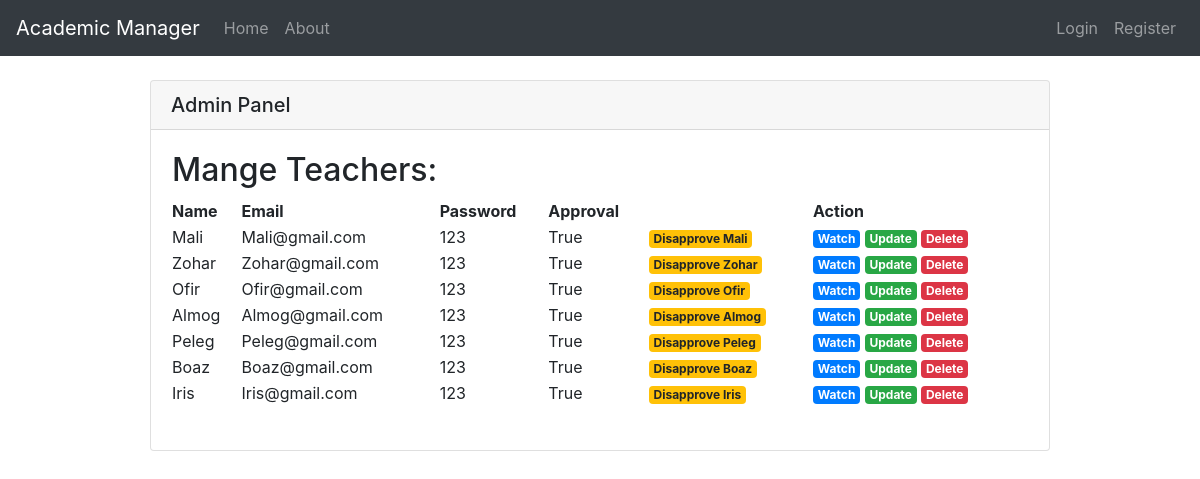
Screenshot of /admin/admin_teachers/ with the database file from the repository.
### academic_manager/models.py (models this page shows, shortened)
class Teacher(db.Model):
    id = db.Column(db.Integer, primary_key=True)
    user_name = db.Column(db.String(20), unique=True, nullable=False)
    email = db.Column(db.String(100), unique=True, nullable=False)
    password = db.Column(db.String(60), nullable=False)
    creation_date = db.Column(db.DateTime, nullable=False, default=datetime.now)
    last_seen = db.Column(db.DateTime, nullable=False, default=datetime.now)
    approved = db.Column(db.Boolean, default=False, nullable=False)
    course = db.relationship('Course', backref='lecturer', lazy=True)

### academic_manager/admin/routes.py (the view)
@admin.route("/admin_teachers/")
def admin_teachers():
    teacher_list = Teacher.query.all()
    return render_template("admin_teachers.html", teacher_list=teacher_list)

### academic_manager/admin/templates/admin_teachers.html (shortened to what this page needs)
{% extends "base.html" %}
{% block content %}
    <h5 class="card-header">Admin Panel</h5>
    <div class="card-body">
        <table style="width:100%">
          <tr>
              <th colspan="4"><h2>Mange Teachers:</h2></th>
          </tr>
          <tr>
            <th>Name</th>
            <th>Email</th>
            <th>Password</th>
            <th>Approval</th>
            <th></th>
            <th>Action</th>
          </tr>
          {% for teacher in teacher_list %}
              <tr>
                <td>{{ teacher.user_name }}</td>
                <td>{{ teacher.email }}</td>
                <td>{{ teacher.password }}</td>
                <td>
                    {{ teacher.approved }}
                </td>
                 <td>
                    {% if teacher.approved %}
                        <a href="{{ url_for('admin.teacher_approval', teacher_id=teacher.id, action='disapprove') }}"
                           class="badge badge-warning">Disapprove {{ teacher.user_name }}</a>
                    {% else %}
                        <a href="{{ url_for('admin.teacher_approval' ,teacher_id=teacher.id, action='approve') }}"
                           class="badge badge-info">Approve {{ teacher.user_name }}</a>
                    {% endif %}
                 </td>
                 <td>
                    <a href="{{ url_for('teachers.watch_teacher', teacher_id=teacher.id) }}"
                       class="badge badge-primary">Watch</a>
                    <a href="{{ url_for('teachers.update_teacher', teacher_id=teacher.id) }}"
                       class="badge badge-success">Update</a>
                    <a href="{{ url_for('teachers.delete_teacher', teacher_id=teacher.id) }}"
                       class="badge badge-danger">Delete</a>
                </td>
              </tr>
          {% endfor %}
        </table>
        <br>
    </div>
{% endblock %}

### rows the page displays
Teacher: user_name "Mali", email "Mali@gmail.com", password "123", approved "True"
Teacher: user_name "Zohar", email "Zohar@gmail.com", password "123", approved "True"
Teacher: user_name "Ofir", email "Ofir@gmail.com", password "123", approved "True"
Teacher: user_name "Almog", email "Almog@gmail.com", password "123", approved "True"
Teacher: user_name "Peleg", email "Peleg@gmail.com", password "123", approved "True"
Teacher: user_name "Boaz", email "Boaz@gmail.com", password "123", approved "True"
Teacher: user_name "Iris", email "Iris@gmail.com", password "123", approved "True"
